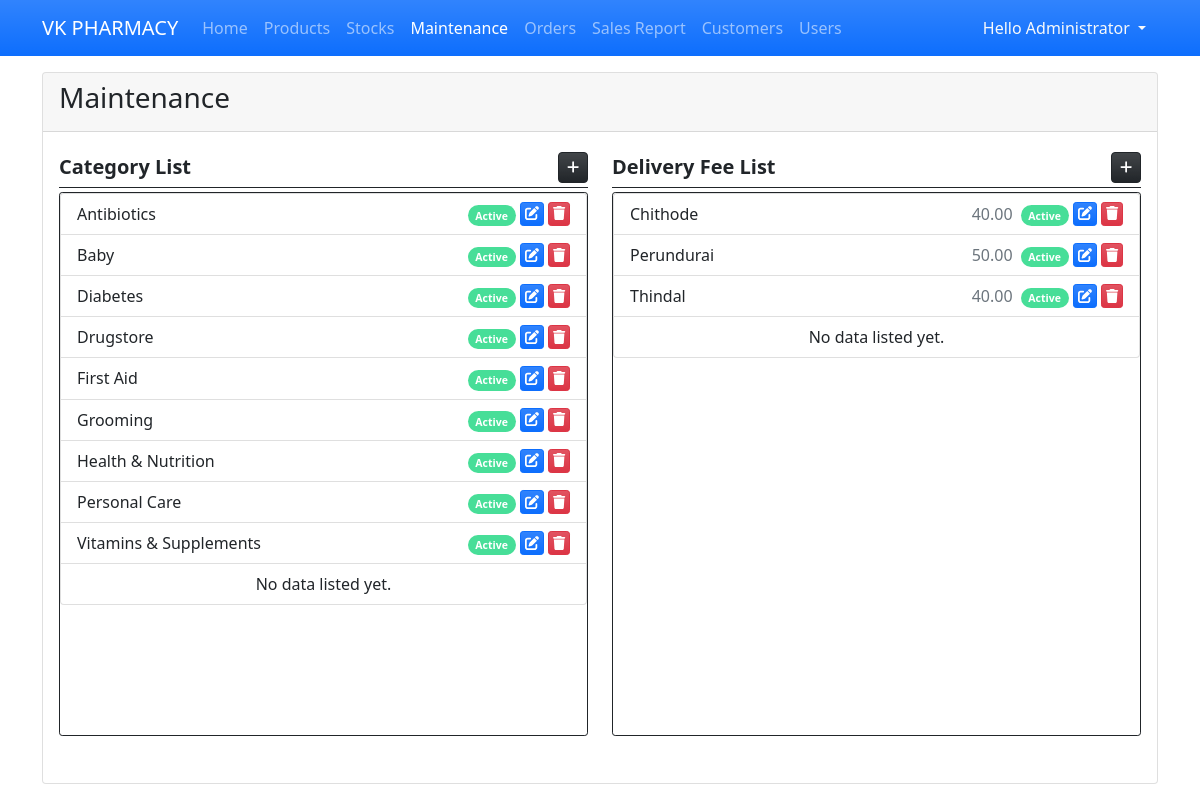
The app's page /admin/?page=maintenance (signed in) with its own data.
### tables this page shows
CREATE TABLE `category_list` (
            `category_id` INTEGER NOT NULL PRIMARY KEY AUTOINCREMENT,
            `name` INTEGER NOT NULL,
            `status` INTEGER NOT NULL Default 1,
            `date_created` TIMESTAMP DEFAULT CURRENT_TIMESTAMP
        );

CREATE TABLE `fees_list` (
            `fee_id` INTEGER NOT NULL PRIMARY KEY AUTOINCREMENT,
            `location` INTEGER NOT NULL,
            `amount` REAL NOT NULL,
            `status` INTEGER NOT NULL Default 1,
            `date_created` TIMESTAMP DEFAULT CURRENT_TIMESTAMP
        );

### admin/maintenance.php (the view, shortened to what this page needs)
<div class="card h-100 d-flex flex-column">
    <div class="card-header d-flex justify-content-between">
        <h3 class="card-title">Maintenance</h3>
    </div>
    <div class="card-body flex-grow-1">
        <div class="col-12 h-100">
            <div class="row h-100">
                <div class="col-md-6 h-100 d-flex flex-column">
                    <div class="w-100 d-flex border-bottom border-dark py-1 mb-1">
                        <div class="fs-5 col-auto flex-grow-1"><b>Category List</b></div>
                        <div class="col-auto flex-grow-0 d-flex justify-content-end">
                            <a href="javascript:void(0)" id="new_category" class="btn btn-dark btn-sm bg-gradient rounded-2" title="Add category"><span class="fa fa-plus"></span></a>
                        </div>
                    </div>
                    <div class="h-100 overflow-auto border rounded-1 border-dark card-panel">
                        <ul class="list-group">
                            <?php
                            $dept_qry = $conn->query("SELECT * FROM `category_list` order by `name` asc");
                            while($row = $dept_qry->fetchArray()):
                            ?>
                            <li class="list-group-item d-flex">
                                <div class="col-auto flex-grow-1">
                                    <?php echo $row['name'] ?>
                                </div>
                                <div class="col-auto">
                                    <?php if($row['status'] == 1): ?>
                                        <a href="javascript:void(0)" class="update_stat_cat badge bg-success bg-gradiend rounded-pill text-decoration-none me-1" title="Update Status" data-toStat = "0" data-id="<?php echo $row['category_id'] ?>" data-name="<?php echo $row['name'] ?>"><small>Active</small></a>
                                        <?php else: ?>
                                        <a href="javascript:void(0)" class="update_stat_cat badge bg-secondary bg-gradiend rounded-pill text-decoration-none me-1" title="Update Status" data-toStat = "1" data-id="<?php echo $row['category_id'] ?>"  data-name="<?php echo $row['name'] ?>"><small>Inactive</small></a>
                                    <?php endif; ?>
                                </div>
                                <div class="col-auto d-flex justify-content-end">
                                    <a href="javascript:void(0)" class="edit_category btn btn-sm btn-primary bg-gradient py-0 px-1 me-1" title="Edit category Details" data-id="<?php echo $row['category_id'] ?>"  data-name="<?php echo $row['name'] ?>"><span class="fa fa-edit"></span></a>
                                    <a href="javascript:void(0)" class="delete_category btn btn-sm btn-danger bg-gradient py-0 px-1" title="Delete category" data-id="<?php echo $row['category_id'] ?>"  data-name="<?php echo $row['name'] ?>"><span class="fa fa-trash"></span></a>
                                </div>
                            </li>
                            <?php endwhile; ?>
                            <?php if(!$dept_qry->fetchArray()): ?>
                                <li class="list-group-item text-center">No data listed yet.</li>
                            <?php endif; ?>
                        </ul>
                    </div>
                </div>
                <div class="col-md-6 h-100 d-flex flex-column">
                    <div class="w-100 d-flex border-bottom border-dark py-1 mb-1">
                        <div class="fs-5 col-auto flex-grow-1"><b>Delivery Fee List</b></div>
                        <div class="col-auto flex-grow-0 d-flex justify-content-end">
                            <a href="javascript:void(0)" id="new_fee" class="btn btn-dark btn-sm bg-gradient rounded-2" title="Add fee"><span class="fa fa-plus"></span></a>
                        </div>
                    </div>
                    <div class="h-100 overflow-auto border rounded-1 border-dark card-panel">
                        <ul class="list-group">
                            <?php
                            $dept_qry = $conn->query("SELECT * FROM `fees_list` order by `location` asc");
                            while($row = $dept_qry->fetchArray()):
                            ?>
                            <li class="list-group-item d-flex">
                                <div class="col-auto flex-grow-1">
                                    <div class="w-100 d-flex">
                                    <span class="col-auto flex-grow-1">
                                        <?php echo $row['location'] ?>
                                    </span>
                                    <span class="col-auto col-auto px-2 text-muted"><?php echo number_format($row['amount'],2) ?></span>
                                    </div>
                                </div>
                                <div class="col-auto">
                                    <?php if($row['status'] == 1): ?>
                                        <a href="javascript:void(0)" class="update_stat_fee badge bg-success bg-gradiend rounded-pill text-decoration-none me-1" title="Update Status" data-toStat = "0" data-id="<?php echo $row['fee_id'] ?>" data-name="<?php echo $row['location'] ?>"><small>Active</small></a>
                                        <?php else: ?>
                                        <a href="javascript:void(0)" class="update_stat_fee badge bg-secondary bg-gradiend rounded-pill text-decoration-none me-1" title="Update Status" data-toStat = "1" data-id="<?php echo $row['fee_id'] ?>"  data-name="<?php echo $row['location'] ?>"><small>Inactive</small></a>
                                    <?php endif; ?>
                                </div>
                                <div class="col-auto d-flex justify-content-end">
                                    <a href="javascript:void(0)" class="edit_fee btn btn-sm btn-primary bg-gradient py-0 px-1 me-1" title="Edit fee Details" data-id="<?php echo $row['fee_id'] ?>"  data-name="<?php echo $row['location'] ?>"><span class="fa fa-edit"></span></a>
                                    <a href="javascript:void(0)" class="delete_fee btn btn-sm btn-danger bg-gradient py-0 px-1" title="Delete fee" data-id="<?php echo $row['fee_id'] ?>"  data-name="<?php echo $row['location'] ?>"><span class="fa fa-trash"></span></a>
                                </div>
                            </li>
                            <?php endwhile; ?>
                            <?php if(!$dept_qry->fetchArray()): ?>
                                <li class="list-group-item text-center">No data listed yet.</li>
                            <?php endif; ?>
                        </ul>
                    </div>
                </div>
            </div>
        </div>
    </div>
</div>

### admin/index.php (shortened to what this page needs)
<?php
$page = isset($_GET['page']) ? $_GET['page'] : 'home';
?>
<!DOCTYPE html>
<html lang="en">
<head>
    <link rel="stylesheet" href="../Font-Awesome-master/css/all.min.css">
    <link rel="stylesheet" href="../css/bootstrap.min.css">
    <link rel="stylesheet" href="../select2/css/select2.min.css">
    <link rel="stylesheet" href="../css/custom.css">
    <link rel="stylesheet" href="../DataTables/datatables.min.css">
</head>
<body>
    <main>
    <nav class="navbar navbar-expand-lg navbar-dark bg-primary bg-gradient" id="topNavBar">
        <div class="container">
            <a class="navbar-brand" href="#">
            VK PHARMACY
            </a>
            <div class="collapse navbar-collapse" id="navbarNav">
                <ul class="navbar-nav">
                    <li class="nav-item">
                        <a class="nav-link <?php echo ($page == 'home')? 'active' : '' ?>" aria-current="page" href="./">Home</a>
                    </li>
                    <li class="nav-item">
                        <a class="nav-link  <?php echo ($page == 'products')? 'active' : '' ?>" href="./?page=products">Products</a>
                    </li>
                        <a class="nav-link  <?php echo ($page == 'stocks')? 'active' : '' ?>" href="./?page=stocks">Stocks</a>
                    <li class="nav-item">
                        <a class="nav-link <?php echo ($page == 'maintenance')? 'active' : '' ?>" href="./?page=maintenance">Maintenance</a>
                    </li>
                    <li class="nav-item">
                        <a class="nav-link  <?php echo ($page == 'orders')? 'active' : '' ?>" href="./?page=orders">Orders</a>
                    </li>
                    <li class="nav-item">
                        <a class="nav-link  <?php echo ($page == 'report')? 'active' : '' ?>" href="./?page=report">Sales Report</a>
                    </li>
                    <li class="nav-item">
                        <a class="nav-link <?php echo ($page == 'customers')? 'active' : '' ?>" aria-current="page" href="./?page=customers">Customers</a>
                    </li>
                    <li class="nav-item">
                        <a class="nav-link <?php echo ($page == 'users')? 'active' : '' ?>" aria-current="page" href="./?page=users">Users</a>
                    </li>
                </ul>
            </div>
            <div>
            <div class="dropdown">
                <button class="btn btn-secondary dropdown-toggle bg-transparent  text-light border-0" type="button" id="dropdownMenuButton1" data-bs-toggle="dropdown" aria-expanded="false">
                    Hello <?php echo $_SESSION['fullname'] ?>
                </button>
            </div>
            </div>
        </div>
    </nav>
    <div class="container py-3" id="page-container">
        <?php
            include $page.'.php';
        ?>
    </div>
    </main>
</body>
</html>

### css/custom.css (style rules this page uses)
:root { --bs-success-rgb: 71, 222, 152 !important; }
html, body { height: 100%; width: 100%; }
main { height: 100%; display: flex; flex-flow: column; }
#page-container { flex: 1 1 auto; overflow: auto; }
#topNavBar { flex: 0 1 auto; }

### admin/maintenance.php (style rules this page uses)
.card-panel { overflow:auto !important; height:68vh !important; }

### records on screen
category_list: name "Antibiotics"
category_list: name "Baby"
category_list: name "Diabetes"
category_list: name "Drugstore"
category_list: name "First Aid"
category_list: name "Grooming"
category_list: name "Health & Nutrition"
category_list: name "Personal Care"
category_list: name "Vitamins & Supplements"
fees_list: location "Chithode", amount "40.00"
fees_list: location "Perundurai", amount "50.00"
fees_list: location "Thindal", amount "40.00"

### other values on screen
$_SESSION['fullname'] "Administrator"
